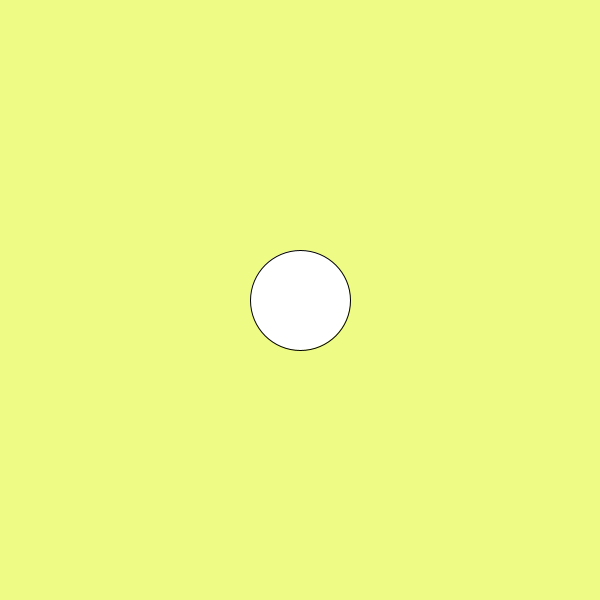
Frame 1 (no input)
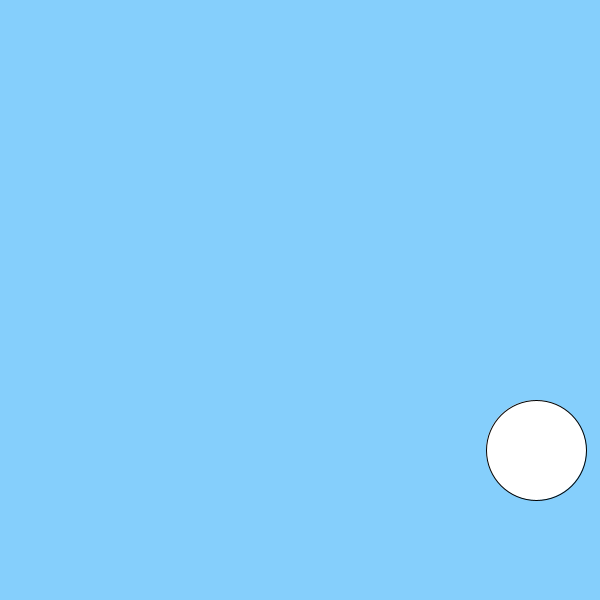
Frame 60 (the mouse pressed at the canvas centre just before this capture)
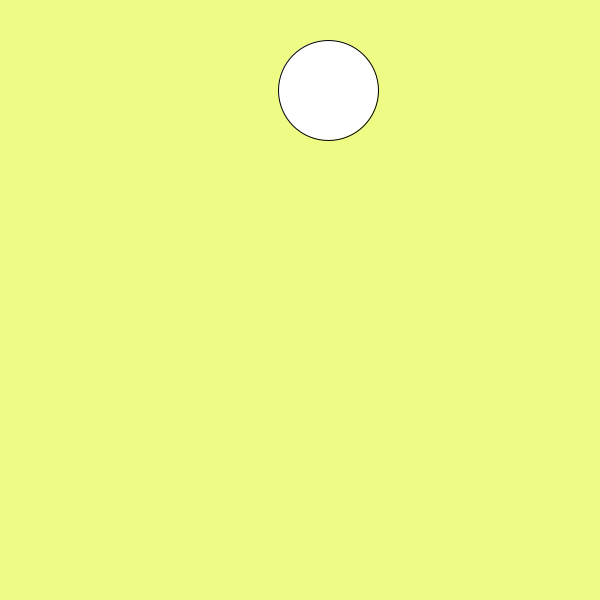
Frame 120 (the mouse held since frame 60 and released just before this capture)

The Processing sketch that drew these frames (run headless with seeded random() and noise(); from frame 60 on, the mouse is pressed at the canvas centre):

// Processing sketch: booleanColorBouncyBall
// ── booleanColorBouncyBall.pde
int x;
int y;
int diam;
int radius;
int xSpeed;
int ySpeed;

Boolean colorSwitch = false;

void setup()
{
 size(600,600);
 x = width/2;
 y = height/2;
 diam =100;
 radius = diam/2;
 xSpeed =4;
 ySpeed = 6;
}

void draw ()

{
  if(colorSwitch){
     background(133,207,252);
  }else{
    background(238,252,133);
  }
 ellipse(x,y,diam,diam);
 x += xSpeed;
 y += ySpeed;
 
 if(x>width - radius || x < 0 + radius)
 {
  xSpeed *= -1; 
  colorSwitch = !colorSwitch;
 }
 
 if(y>height - radius || y< 0 + radius)
 {
   ySpeed *= -1;
   colorSwitch = !colorSwitch;
 }
}
